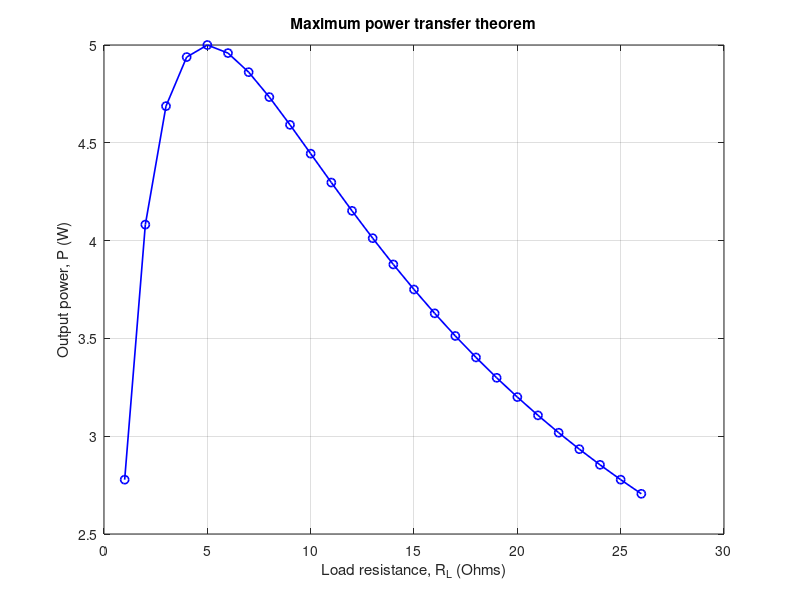

Here is the MATLAB script that generated this plot:
clc; clear all

% Maximum power transfer theorem
Rth=5; Vth=10;
RL = 1:1:26;
for i=1:1:26
    I(i) = Vth/(Rth+RL(i));
    Power(i) = I(i)^2*RL(i);
end

plot(RL,Power,'o-b','LineWidth',1.2);
xlabel('Load resistance, R_L (Ohms)');
ylabel('Output power, P (W)');
title('Maximum power transfer theorem');
grid on;
% Maximum power, when RL=Rth
RL=5;
P_max = (Vth/(Rth+RL))^2*RL;
fprintf('Maximum output power = %.3f\n',P_max);